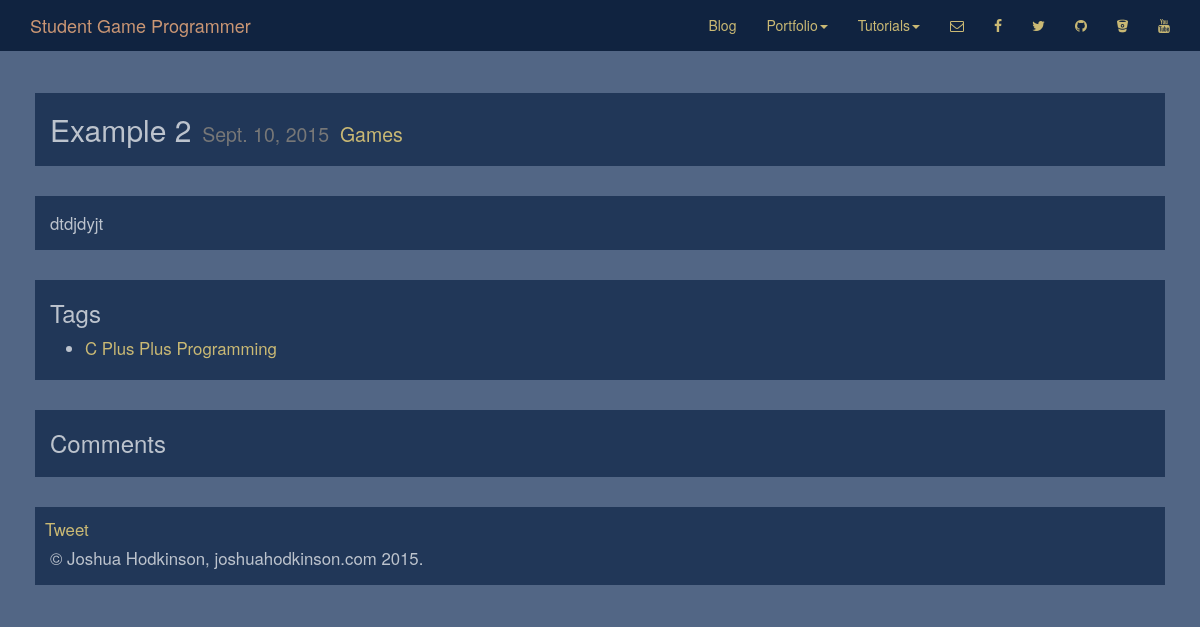
The page /blog/2/example-2/ on the database its author committed.
### blog/models.py (models this page shows, shortened)
class Blog(models.Model):
	title = models.CharField(max_length=50)
	slug = models.SlugField(max_length=50, unique=True)
	body = models.TextField()
	posted = models.DateField(auto_now_add=True)
	category = models.ForeignKey('blog.Category', blank=True, null=True)
	tags = models.ManyToManyField('blog.Tag')
	class Meta:
		verbose_name = "Post"
		verbose_name_plural = "Posts"
		ordering = ["-posted"]

class Category(models.Model):
	title = models.CharField(max_length = 50)
	slug = models.SlugField(max_length=50)
	@permalink
	def get_absolute_url(self):
		return ('blog-category', None, {'slug':self.slug, 'id':self.id,})
	class Meta:
		verbose_name = "Category"
		verbose_name_plural = "Categories"
		ordering = ["title"]

class Tag(models.Model):
	title = models.CharField(max_length = 50, db_index=True)
	slug = models.SlugField(max_length=50)
	@permalink
	def get_absolute_url(self):
		return ('blog-tag', None, {'slug':self.slug, 'id':self.id,})
	class Meta:
		verbose_name = "Tag"
		verbose_name_plural = "Tags"
		ordering = ["title"]

### blog/views.py (the view)
# urls.py: url(r'^(?P<id>[0-9]+)/(?P<slug>[-\w\d]+)/$', 'blog.views.post', name='blog-post'),
def post(request, id, slug):
	return render(request, "blog/post.html", {'post' : get_object_or_404(Blog, pk=id)})

### blog/templates/blog/post.html (shortened to what this page needs)
{% extends 'base.html' %}
{% load staticfiles %}
{% load  markdown_deux_tags %}
{% block content%}
	<div class="container" style="margin-top: 78px;">
		{% if post %}
			<div class="row">
				<div class="col-xs-12">
					<div class="content">
						<h2>{{post.title}}<small>&nbsp;&nbsp;{{post.posted}}&nbsp;&nbsp;<a href="{{post.category.get_absolute_url}}">{{post.category.title}}</a></small></h2>
					</div>
				</div>
			</div>
			<div class="row">
				<div class="col-xs-12">
					<div class="content">
						<p>{{post.body|markdown}}</p>
					</div>
				</div>
			</div>
			<div class="row">
				<div class="col-xs-12">
					<div class="content">
						<h3>Tags</h3>
						<ul>
							{% for tag in post.tags.all %}
								<li>
									<a href="{{tag.get_absolute_url}}">{{tag.title}}</a>
								</li>
							{% endfor %}
						</ul>
					</div>
				</div>
			</div>
			<div class="row">
				<div class="col-xs-12">
					<div class="content">
						<h3>Comments</h3>
					</div>
				</div>
			</div>
		{% endif %}
	</div>
{% endblock %}

### static/css/custom.css (style rules this page uses)
body { background-color: #526685; color: rgba(255, 255, 255, 0.7); }
.h1, .h2, .h3, h1, h2, h3 { margin: 10px 5px; }
a { color:#cab974; }
p { margin: 5px; }
.content { margin: 15px 5px; padding: 10px; background-color: #213758; color: rgba(255, 255, 255, 0.7); font-size: larger; }
.content>ul>li>a { color: #cab974; }

### rows shown on the page
Blog: title "Example 2", posted "Sept. 10, 2015", category "Games", body "dtdjdyjt"
Tag: title "C Plus Plus Programming"
